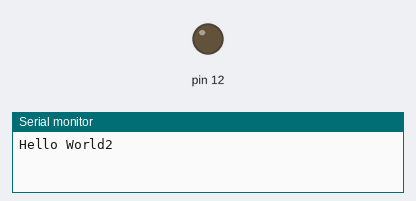
Recording of a sketch running on a simulated Arduino Uno, built with avr-gcc and run on an emulated ATmega328P. Parts: output pins drawn as LEDs (lit = HIGH), the last lines printed to the serial monitor. Dashed ring = blinking.

Above: at 0.1 s.
At 2.85 s:
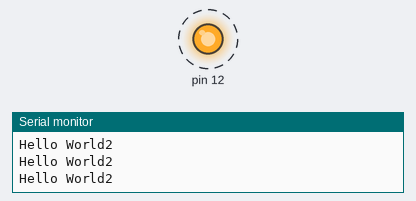
Timing chart, 0 to 3.1 s (numbered marks = the images above):
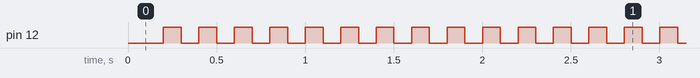

The sketch:

esp12-pulse.ino
```cpp
void setup() {
  // put your setup code here, to run once:
 Serial.begin(115200);
 Serial.setDebugOutput(true);
 pinMode(12,OUTPUT);
}

void loop() {
  // put your main code here, to run repeatedly:
  Serial.println("Hello World2");
  delay(100);
  digitalWrite(12,0);
  delay(100);
  digitalWrite(12,1);
}
```

Measured:
- by itself, pin 12: alternates HIGH for 0.10 s and LOW for 0.10 s
